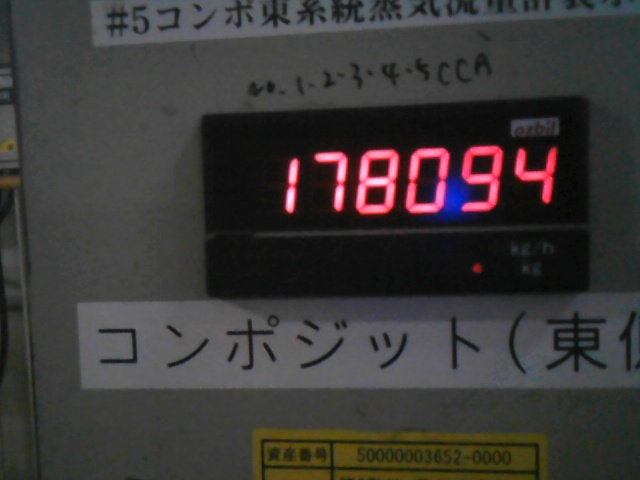
#> input picture pic/4.jpg, 640 x 480 px
$ python -i recognitionValueMeter.py   (imports and definitions only)
#> lines starting #> are read from the running program, lines starting #| are printed output that depends on the picture; after the words box and inside, x2 and y2 are one past the last pixel; in counts of white or black regions, pixels touching at a corner belong together
# Libraries
###################################################################################################
import cv2
import numpy as np
import math
import statistics
import traceback

# Segmentation
DIGITS_LOOKUP_RH = {
    (1, 1, 0, 0, 1, 0, 1): 0,
    (1, 1, 1, 0, 1, 1, 1): 0,
    (0, 0, 1, 0, 0, 1, 0): 1,
    (1, 0, 1, 1, 1, 0, 1): 2,
    (1, 0, 1, 1, 0, 1, 1): 3,
    (0, 1, 1, 1, 0, 1, 0): 4,
    (1, 1, 0, 1, 0, 1, 1): 5,
    (1, 1, 0, 1, 1, 1, 1): 6,
    (1, 0, 1, 0, 0, 1, 0): 7,
    (1, 1, 1, 1, 1, 1, 1): 8,
    (1, 1, 1, 1, 0, 1, 1): 9,
}

# Main
###################################################################################################
def valueRecognition(img_org):
    test = True
    # Read Image
    if test:
        cv2.imshow("Original Image", img_org)

    # Canny
    img_canny = cannyImg(img_org, test=test)

    # Recognitions
    for i in [-2, -1, 0]:
        # Find contours
        coordinates, bools = find_contour(img_canny, test=test)
        # Image Rotation
        img_rot = rotateImage(img_org, coordinates, test=test)

        # Processing for dilate
        img_canny_rot = cannyImg(img_rot, test=test)
        coordinates, bools = find_contour(img_canny_rot, test=test)
        img_thresh = processing(img_rot, const=i, test=test)

        if bools:
            try:
                # Perspective Image
                distortion_imgs = perspective_img(coordinates, img_thresh, test=test)
                cv2.waitKey(0)
                # Recognition number
                recognitionNumber, log = segment_recognition(coordinates, distortion_imgs, threshold=0.75, test=test)
                if recognitionNumber != 0:
                    if test:
                        print('=============================================================')
                        print('Threshould const: ', i)
                        print('Value: ', recognitionNumber)
                        print('=============================================================')
                        cv2.waitKey(0)

                    if len(recognitionNumber) == 6:
                        recognitionNumber.append(1)

                    strValue = map(str, recognitionNumber)
                    recognitionValue = ''.join(strValue)
                    return recognitionValue, log
            except:
                traceback.print_exc()
                continue

# Rotate Image
###################################################################################################
def rotateImage(img_org, coordinates, test):
    # Polyfit
    xPosition, yPosition = [], []
    for coordinate in coordinates:
        xPosition.append(coordinate[0])
        yPosition.append(coordinate[1])
    y = np.array(yPosition)
    z = np.polyfit(xPosition, y, 1)

    rotateAngle = np.arctan2(z[0], 1)

    # Rotate image
    height, width = img_org.shape[0], img_org.shape[1]
    center = (int(0), int(height/2))
    rotateDegree = rotateAngle * 180 / math.pi

    trans = cv2.getRotationMatrix2D(center, rotateDegree, 1.0)
    img_rot = cv2.warpAffine(img_org, trans, (width, height))

    if test:
        print(rotateAngle)
        print(rotateDegree)
        cv2.imshow("Rotate Image", img_rot)

    return img_rot

# Canny for detection edges
###################################################################################################
def cannyImg(img, test):
    img_gray = cv2.cvtColor(img, cv2.COLOR_BGR2GRAY)
    img_edges = cv2.Canny(img_gray, 0, 380)
    if test:
        cv2.imshow("Canny", img_edges)
    return img_edges

# Processing Image
###################################################################################################
def processing(img_org, const, test):
    # Grayed
    img_gray = cv2.cvtColor(img_org, cv2.COLOR_BGR2GRAY)

    # Max Contrast
    height, width = img_gray.shape
    imgTopHat = np.zeros((height, width, 1), np.uint8)
    imgBlackHat = np.zeros((height, width, 1), np.uint8)
    kernel = cv2.getStructuringElement(cv2.MORPH_RECT, (3, 3))

    img_TopHat = cv2.morphologyEx(img_gray, cv2.MORPH_TOPHAT, kernel)
    img_BlackHat = cv2.morphologyEx(img_gray, cv2.MORPH_BLACKHAT, kernel)

    # cv2.imshow("TopHat Image", img_TopHat)
    # cv2.imshow("BlackHat Image", img_BlackHat)

    img_gray_TopHat = cv2.add(img_gray, img_TopHat)
    img_gray_TopHat_BlackHat = cv2.subtract(img_gray_TopHat, img_BlackHat)

    # cv2.imshow("Gray_TopHat Image", img_gray_TopHat)
    # cv2.imshow("Gray_TopHat_BlackHat Image", img_gray_TopHat_BlackHat)

    img_blurred = cv2.GaussianBlur(img_gray_TopHat_BlackHat, ksize=(15, 15), sigmaX=2)
    img_thresh = cv2.adaptiveThreshold(img_blurred, 255, cv2.ADAPTIVE_THRESH_GAUSSIAN_C, cv2.THRESH_BINARY, 15, const)

    # ret, img_thresh = cv2.threshold(img_dilate, 0, 255, cv2.THRESH_OTSU)


    img_erode = cv2.erode(img_thresh, kernel, iterations = 1)
    kernel = np.ones((3, 3), np.uint8)
    img_dilate = cv2.dilate(img_erode, kernel, iterations=2)

    if test:
        cv2.imshow("Blurred", img_blurred)
        cv2.imshow("Threshould", img_thresh)
        cv2.imshow("Erode", img_dilate)

    return img_dilate


# Find Contours
###################################################################################################
def find_contour(img_thresh, test):
    try:
        contours, npaHierarchy = cv2.findContours(img_thresh, cv2.RETR_LIST, cv2.CHAIN_APPROX_SIMPLE)
        height, width = img_thresh.shape
        img_contours = np.zeros((height, width, 3), np.uint8)

        cv2.drawContours(img_contours, contours, -1, (0, 255, 0), 1)
        cv2.imshow("Contours Image", img_contours)

        # Selected contours 1
        selectedContours_1 = []
        for contour in contours:
            [x, y, w, h] = cv2.boundingRect(contour)
            aspectRatio = float(w) / float(h)
            area = w * h

            if 0.05 < aspectRatio < 0.85 and 500 < area < 5000:
                selectedContours_1.append(contour)
                if test:
                    print("x and y: ", x,y)
                    print("w and h: ", w,h)
                    print("Aspect Ratio: ", aspectRatio)
                    print("Area: ", area)

        # Selected contours 2
        selectedContours_2 = []
        for i, contour_1 in enumerate(selectedContours_1):
            for j, contour_2 in enumerate(selectedContours_1):
                if i >= j:
                    continue
                [x1, y1, w1, h1] = cv2.boundingRect(contour_1)
                [x2, y2, w2, h2] = cv2.boundingRect(contour_2)

                # Convert left side of coordinate to right side
                x1, x2 = x1 + w1, x2 + w2
                dist_x, dist_y = abs(x1-x2), abs(y1-y2)
                distance = math.sqrt((dist_x ** 2) + (dist_y ** 2))
                dist_x1_x2 = [distance, contour_1, contour_2]
                selectedContours_2.append(dist_x1_x2)

        # Selected Contours 3
        coordinate = []
        selectedContours_3 = []
        for i, contour_3 in enumerate(selectedContours_2):
            for j, contour_4 in enumerate(selectedContours_2):
                if i >= j:
                    continue
                [x1, y1, w1, h1] = cv2.boundingRect(contour_3[1])
                [x2, y2, w2, h2] = cv2.boundingRect(contour_3[2])
                [x3, y3, w3, h3] = cv2.boundingRect(contour_4[1])
                [x4, y4, w4, h4] = cv2.boundingRect(contour_4[2])
                # width < distance < height, distance/distance rate
                if w1 < contour_3[0] < h1 or w2 < contour_3[0] < h2:
                    if w3 < contour_4[0] < h3 or w4 < contour_4[0] < h4:
                        if 0.95 <= contour_3[0]/contour_4[0] <= 1.05:
                            selectedContours_3.append(contour_3[1])
                            selectedContours_3.append(contour_3[2])
                            selectedContours_3.append(contour_4[1])
                            selectedContours_3.append(contour_4[2])
                            coordinate.append([x1, y1, w1, h1])
                            coordinate.append([x2, y2, w2, h2])
                            coordinate.append([x3, y3, w3, h3])
                            coordinate.append([x4, y4, w4, h4])

        coordinate = list(map(list, set(map(tuple, coordinate))))
        coordinate = sorted(coordinate)

        # Rectangle positions filter(Over the same y_position 3)
        coordinates = []
        for pos_1 in coordinate:
            cnt = 0
            pos_y_1, pos_y_2 = pos_1[1], pos_1[1]+pos_1[3]
            for pos_2 in coordinate:
                pos_y_3, pos_y_4 = pos_2[1], pos_2[1]+pos_2[3]
                if pos_y_3 != 0 and pos_y_4 != 0:
                    if 0.9 < pos_y_1/pos_y_3 < 1.1 and 0.9 < pos_y_2/pos_y_4 < 1.1:
                        cnt += 1
            if cnt >= 3:
                coordinates.append(pos_1)

        coordinates = list(map(list, set(map(tuple, coordinates))))
        coordinates = sorted(coordinates)

        # x, y方向のずれが大きい座標値を削除する
        cnt = np.array(range(len(coordinates)))
        xPosition, yPosition = [], []
        for coordinate in coordinates:
            xPosition.append(coordinate[0] + coordinate[2])
            yPosition.append(coordinate[1])

        xPoints = np.array(xPosition)
        yPoints = np.array(yPosition)

        xLine = np.polyfit(cnt, xPoints, 1)
        yLine = np.polyfit(cnt, yPoints, 1)

        xGaps, yGaps = [], []
        for i, (x, y) in enumerate(zip(xPoints, yPoints)):
            xGap, yGap = 0, 0
            xGap = abs(x - (xLine[0]*i + xLine[1]))
            yGap = abs(y - (yLine[0]*i + yLine[1]))

            xGaps.append(xGap)
            yGaps.append(yGap)

        xStdev = statistics.pstdev(xGaps)
        yStdev = statistics.pstdev(yGaps)
        for i, (xGap, yGap) in enumerate(zip(xGaps, yGaps)):
            if xGap > np.average(xGaps)+xStdev*1.8 or yGap > np.average(yGaps)+yStdev*1.8:
                coordinates.pop(i)


        for contour in selectedContours_3:
            [x, y, w, h] = cv2.boundingRect(contour)
            img_rec = cv2.rectangle(img_thresh,(x,y),(x+w,y+h),(100,255,100),1)

        cv2.drawContours(img_contours, selectedContours_3, -1, (0, 255, 0), 1)

        for i, coordinate1 in enumerate(coordinates):
            for j, coordinate2 in enumerate(coordinates):
                if i >= j:
                    continue

                if abs(coordinate1[0] - coordinate2[0]) < 2 :
                    coordinates.pop(i)

        if test:
            cv2.imshow("Rectangle Image1", img_rec)
            print('Coordinate: ', coordinates)

        return coordinates, True

    except:
        traceback.print_exc()
        print(pos_y_1, pos_y_2, pos_y_3, pos_y_4)
        print(coordinate)
        return False, False


# Distortion
###################################################################################################
def perspective_img(coordinate, img_thresh, test):
    distortion_imgs = []
    for i, position in enumerate(coordinate):
        x,y,w,h = position
        img_trim = img_thresh[y:y+h , x:x+w]
        # Perspective Transform
        dst_val = 0 # Distortion value
        pos_org = np.float32([[dst_val+6,0],[w,0],[0,h],[w-dst_val-7,h]])
        pos_trs = np.float32([[0,0],[w,0],[0,h],[w,h]])
        M = cv2.getPerspectiveTransform(pos_org, pos_trs)
        img_perspect = cv2.warpPerspective(img_trim, M, (w, h))
        distortion_imgs.append(img_perspect)

    if test:
        for i, img in enumerate(distortion_imgs):
            cv2.imshow("Trim "+str(i), img)

    return distortion_imgs


# Segmentation
###################################################################################################
def segment_recognition(coordinates, distortion_imgs, threshold, test):
    # s = 6 # Width of segment
    digits = []
    log = ''
    # coordinate[x,y,w,h]
    for num, (coordinate, distortion_img) in enumerate(zip(coordinates, distortion_imgs)):
        ret, distortion_img = cv2.threshold(distortion_img, 0, 255, cv2.THRESH_OTSU)
        x, y, w, h = coordinate
        s = int(w/5)
        l, ls = int(w), int(h/2-s)
        aspectRatio = float(w) / float(h)

        # Numer is 1
        if aspectRatio < 0.5:
            segment = distortion_img[0:h, 0:w]
            on_pixel = cv2.countNonZero(segment)
            total_pixel = w*h
            on_pixel_ratio = on_pixel/total_pixel
            if float(on_pixel_ratio) > 0.5:
                digits.append(1)

            if test:
                print(segment)
                print(on_pixel_ratio)
                print(digits)
                print('=============================================================')
                print('')

        # Else
        else:
            # Define positions(x, y)
            pos_segs = [(0, 0),         # top
                        (0, 0),         # top left
                        (w-s, s),       # top right
                        (0, int((h-s)/2)),   # center
                        (0, int((h+s)/2)),   # bottom left
                        (w-s, int((h+s)/2)), # bottom right
                        (0, h-s)        # bottom
                        ]
            # Height and Width of segment(width, height)
            size_seg = [(l, s),        # top
                        (s, ls),       # top left
                        (s, ls),       # top right
                        (l, s),        # center
                        (s, ls),       # bottom left
                        (s, ls),       # bottom right
                        (l, s),        # bottom
                        ]
            on = [0] * len(pos_segs)

            # Judgement of ON/OFF
            for i, ((x, y), (width, height)) in enumerate(zip(pos_segs, size_seg)):
                # On pixel counting
                segment = distortion_img[y:y+height, x:x+width]
                on_pixel = cv2.countNonZero(segment)
                total_pixel = width*height
                on_pixel_ratio = on_pixel/total_pixel

                if test:
                    print(segment)
                    print(x,y)
                    print('w, h', width, height)
                    print('On pixel', on_pixel)
                    print('On pixel', total_pixel)
                    print('ON pixel ratio: '+str(i)+' =>', on_pixel_ratio)

                if float(on_pixel_ratio) > float(threshold):
                    on[i]= 1

            # Recognition of segment
            try:
                digit = DIGITS_LOOKUP_RH[tuple(on)]
            except KeyError:
                digit = 'Failed'

            digits.append(digit)

            if test:
                print('ON '+str(num+1)+ ': ', on)
                print('=============================================================')
                print('')
                print(digits)

    # Remove Faild
    for i, val in enumerate(digits):
        if val == 'Failed':
            if i == 1:
                digits.pop(i)
            else:
                digits[i] = 0
                log = str(i+1) + " is outlier"

    return digits, log

>>> import cv2
>>> picture = cv2.imread('pic/4.jpg')
#> picture is the input picture: shape (480, 640, 3); mean B, G, R 55.8, 56.7, 59.9
>>> result = valueRecognition(picture)
#> in cannyImg, `img_gray = cv2.cvtColor(img, cv2.COLOR_BGR2GRAY)`:
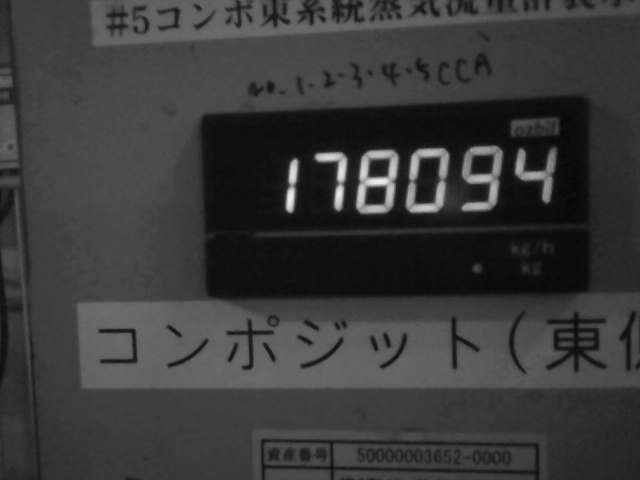
#> img_gray: shape (480, 640); min 6, max 239, mean 57.5
#> in cannyImg, `img_edges = cv2.Canny(img_gray, 0, 380)`:
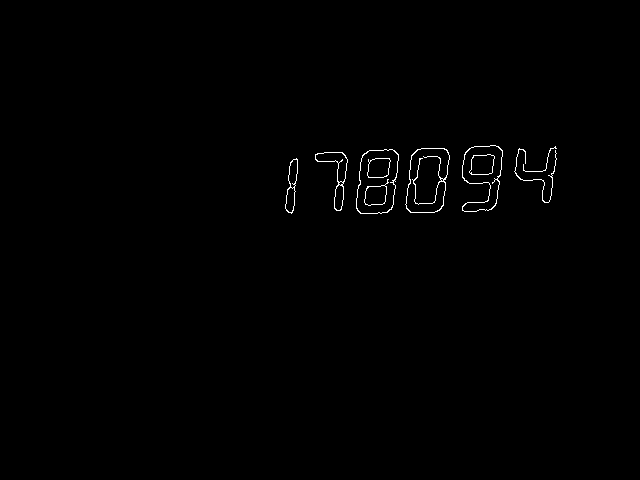
#> img_edges: shape (480, 640); 0.53% white in thin lines or dots, all inside (x1, y1, x2, y2) = (285, 145, 557, 214)
#> the loop in valueRecognition, `for i in [-2, -1, 0]:` made 1 pass
#> log on pass 1: ''
#> pass 1, in find_contour, `cv2.imshow("Contours Image", img_contours)`:
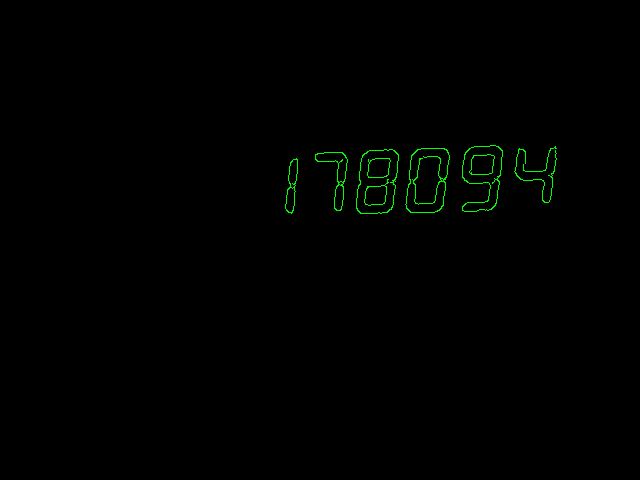
#> window 'Contours Image': shape (480, 640, 3); mean B, G, R 0, 1.3, 0
#> pass 1, in find_contour, `cv2.imshow("Rectangle Image1", img_rec)`:
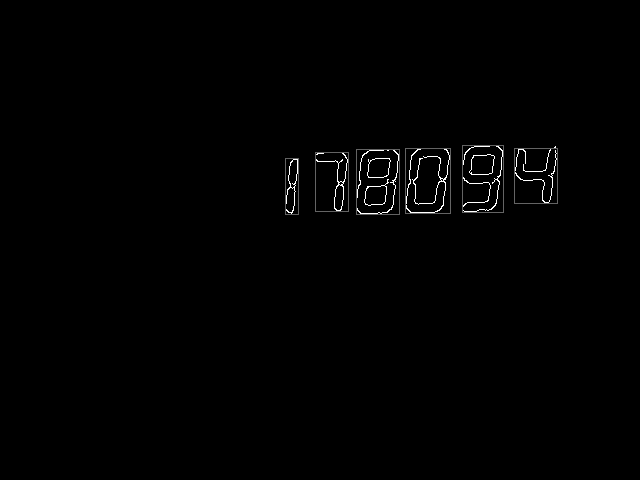
#> window 'Rectangle Image1': shape (480, 640); min 0, max 255, mean 1.6
#> pass 1, in rotateImage, `img_rot = cv2.warpAffine(img_org, trans, (width, height))`:
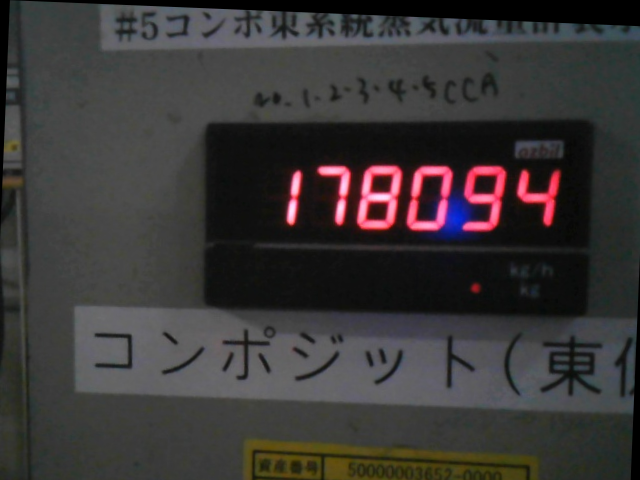
#> img_rot: shape (480, 640, 3); mean B, G, R 54.7, 54.9, 58.1
#> pass 1, in cannyImg (call 2), `img_gray = cv2.cvtColor(img, cv2.COLOR_BGR2GRAY)`:
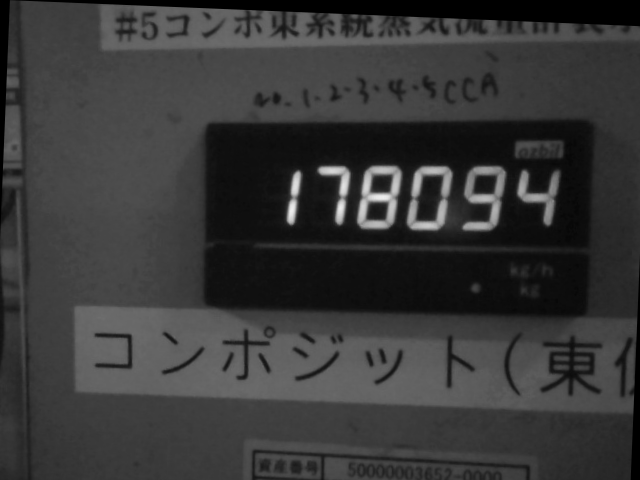
#> img_gray: shape (480, 640); min 0, max 238, mean 55.8
#> after the loop in valueRecognition, `for i in [-2, -1, 0]:`:
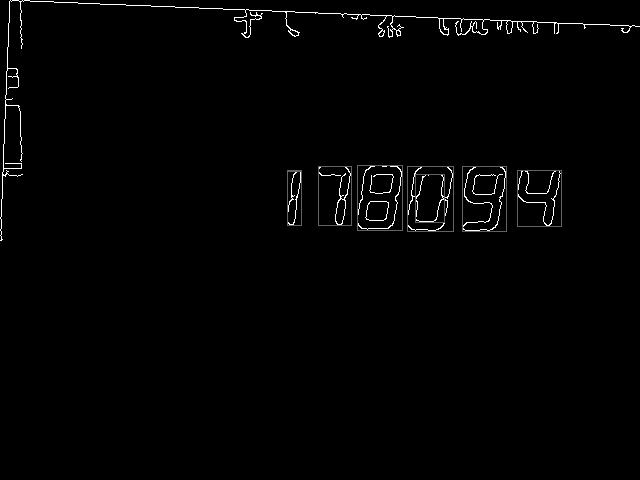
#> img_canny_rot: shape (480, 640); min 0, max 255, mean 3.1
#> result = ('1780941', '')

$ run again, on pic/6.jpg
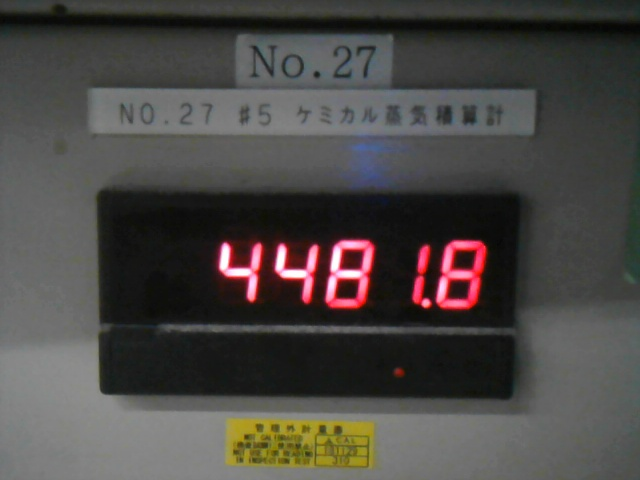
#> input picture pic/6.jpg, 640 x 480 px
#> picture is the input picture: shape (480, 640, 3); mean B, G, R 69, 71.7, 74.9
#> in cannyImg, `img_edges = cv2.Canny(img_gray, 0, 380)`:
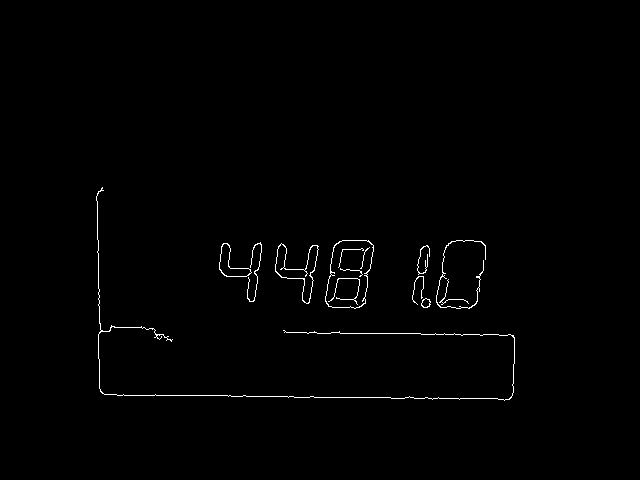
#> img_edges: shape (480, 640); 0.8% white in thin lines or dots, all inside (x1, y1, x2, y2) = (96, 187, 515, 401)
#> the loop in valueRecognition, `for i in [-2, -1, 0]:` made 2 passes
#> log on pass 2: ''
#> after the loop in valueRecognition, `for i in [-2, -1, 0]:`:
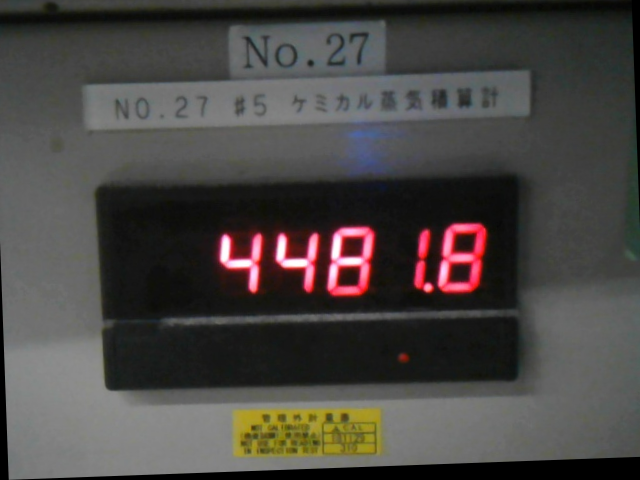
#> img_rot: shape (480, 640, 3); mean B, G, R 67.3, 69.8, 73.2
#> result = ('44818', '')
